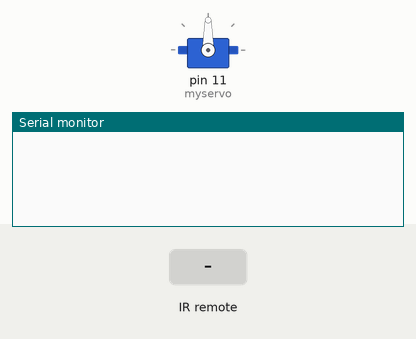
Simulated run of this sketch. Board: Arduino Uno, built with avr-gcc and run on an emulated ATmega328P. On the bench: servo, the last lines printed to the serial monitor. Inputs (shaded band) come from the test bench.

Above: at 1.2 s.
1.3 s: infrared code 0x20DF8877 received
At 1.7 s:
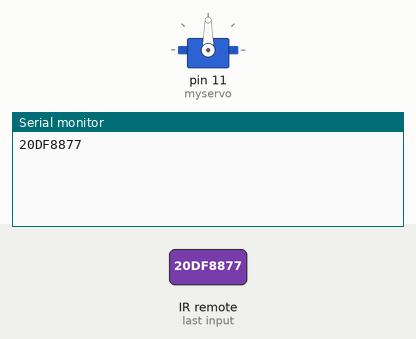
2.8 s: infrared code 0x20DF48B7 received
At 4.0 s:
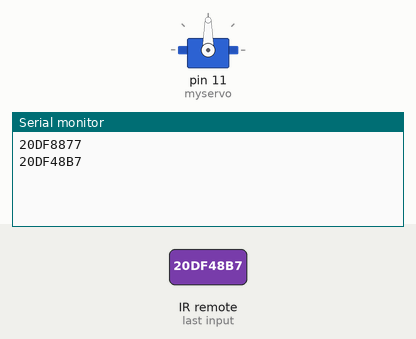

Measured:
- after the input at 1.3 s, the serial monitor: prints a new line at once (image 1)
- after the input at 2.8 s, the serial monitor: prints a new line at once (image 2)

The sketch:

ircode.ino
```cpp
#include <IRremote.h>
#include <IRremoteInt.h>

#include<Servo.h>


Servo myservo;

/* define IR sensor pin */
int IRsensorPin = 8;

/* define the some functions used by the library */
IRrecv irrecv(IRsensorPin);
decode_results results;


void setup() {
  // put your setup code here, to run once:
  myservo.attach(11);
  Serial.begin(9600);
  irrecv.enableIRIn();
}


void loop() {
  // put your main code here, to run repeatedly:


  /* if the sensor is receive any signal */
  if (irrecv.decode(&results))
  {

    /* print the hex code value on the serial monitor */
    Serial.println(results.value,HEX);
    delay(5);

    /* resume function according to hex code */
    irrecv.resume();
  }

  if((results.value,HEX)== 0x20DF8877) //1
    myservo.write(0);

  if((results.value,HEX) ==0x20DF48B7) //2
    myservo.write(60);


}
```
